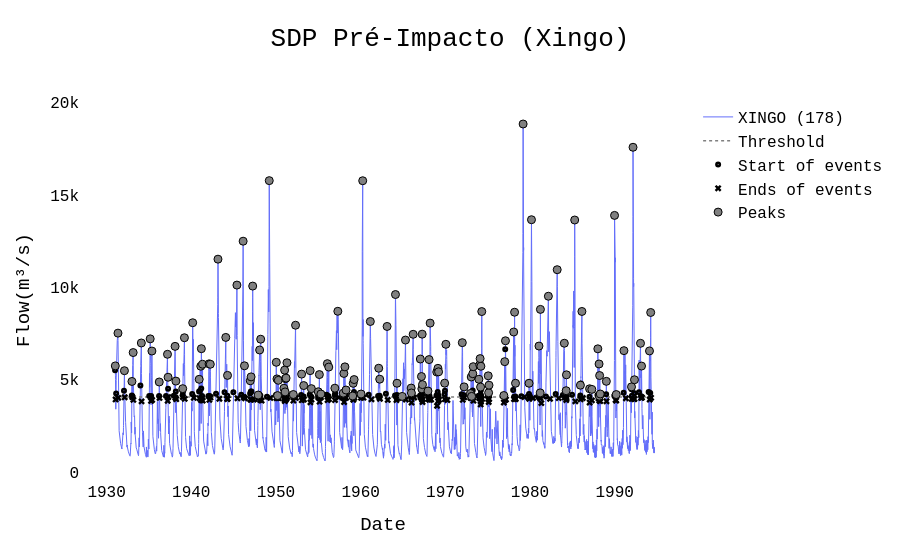

The cell this chart's notebook holds for it:
### Markdown cell above
#### 2.1 - Separando eventos hidrológicos para calibração e validação da cópula (1931 - 1994)

### Code cell
file = "ONS_daily_flow.csv"
dados = pd.read_csv(file, index_col=0, parse_dates=True)
dados = pd.DataFrame(dados["XINGO (178)"])

#Filtrando período de análise ()
#dados = dados[(dados.index >= "1931-09-01") & (dados.index <= "1994-08-31")]

dados_pre_impacto = dados[(dados.index <= "1994-08-31")]

#Convetendo obj pandas para Series Flow
dados_pre_impacto = Flow(pd.DataFrame(dados_pre_impacto["XINGO (178)"]))

station = "XINGO (178)"

#'stationary' or 'events_by_year'
type_threshold = 'stationary'  

#'flood' or 'drought'
type_event = 'flood'

#'media', 'mediana' or 'autocorrelation' 
type_criterion = 'autocorrelation'

#Peaks or percentil
value_threshold = 0.75

#calculando sdp 
sdp_pre_impact = dados_pre_impacto.partial(type_threshold, type_event, type_criterion, value_threshold, duration=0)

#salvando gráfico da sdp do período pré-impacto, ou seja, antes da implementação da hidrelétrica de Xingó
fig_hidro_sdp_pre_impact, data_hidro_sdp_pre_impact = sdp_pre_impact.plot_hydrogram(title='SDP Pré-Impacto (Xingo)')
#py.offline.plot(fig, filename='gráficos/figura2_histo_sdp_pre_impacto_1931_2018.html')
pio.show(fig_hidro_sdp_pre_impact)

#apenas salvando um dataframe
df_sdp_pre_impacto = sdp_pre_impact.information

#adicionando datas em convertidas para dados circulares (ou direcionais) em graus
df_sdp_pre_impacto['Date_circular'] = sdp_pre_impact.julian_radius()
df_sdp_pre_impacto

### Figure 1 — Plotly figure (JSON) as saved in the notebook; plotly's stock layout.template omitted (floating-point values rounded to 4 significant figures; data arrays with more than 128 entries replaced by an {"elided": "..."} marker saying what was removed)
{"data": [{"connectgaps": false, "line": {"width": 1}, "name": "XINGO (178)", "opacity": 1, "type": "scatter", "x": {"elided": "23254 str values"}, "y": {"elided": "23254 float values"}}, {"line": {"color": "rgb(128, 128, 128)", "dash": "dot", "width": 1.5}, "name": "Threshold", "type": "scatter", "x": {"elided": "23254 str values"}, "y": {"elided": "23254 float values"}}, {"marker": {"color": "rgb(0, 0, 0)", "size": 6, "symbol": "circle-dot"}, "mode": "markers", "name": "Start of events", "opacity": 1, "type": "scatter", "x": {"elided": "145 str values"}, "y": {"elided": "145 float values"}}, {"marker": {"color": "rgb(0, 0, 0)", "size": 6, "symbol": "x-dot"}, "mode": "markers", "name": "Ends of events", "opacity": 1, "type": "scatter", "x": {"elided": "145 str values"}, "y": {"elided": "145 float values"}}, {"hovertemplate": "<b>Vazão</b>: %{y:.2f} m³/s<br><b>Data</b>: %{x}<br><b>TR</b>: %{text}", "marker": {"color": "rgb(128, 128, 128)", "line": {"color": "rgb(0, 0, 0)", "width": 1}, "size": 8}, "mode": "markers", "name": "Peaks", "opacity": 1, "text": {"elided": "145 str values"}, "type": "scatter", "x": {"elided": "145 str values"}, "y": {"elided": "145 float values"}}], "layout": {"font": {"color": "rgb(0,0,0)", "family": "Courier New, monospace", "size": 16}, "paper_bgcolor": "#FFFFFF", "plot_bgcolor": "#FFFFFF", "title": {"font": {"family": "Courier New, monospace", "size": 26}, "text": "SDP Pré-Impacto (Xingo)", "x": 0.5, "xanchor": "center", "y": 0.95, "yanchor": "top"}, "xaxis": {"title": {"text": "Date"}}, "yaxis": {"title": {"text": "Flow(m³/s)"}}}}
